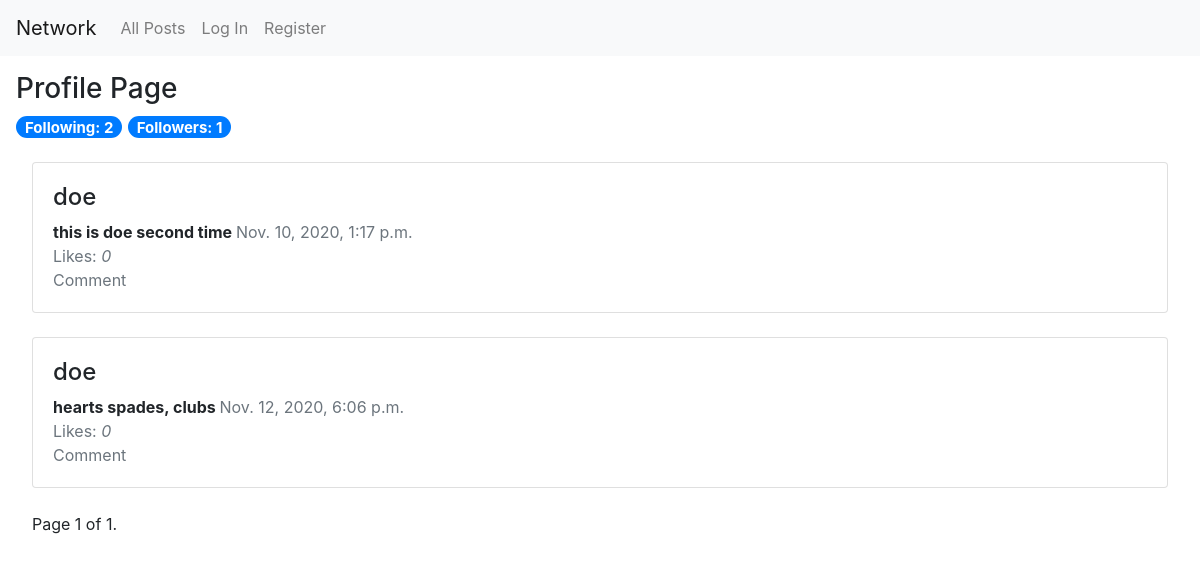
Page /profile/doe on the committed database.
### network/models.py (models this page shows)
class NewPost(models.Model):
    creator = models.CharField(max_length=64)
    text = models.TextField(verbose_name="Description")
    image = models.URLField(blank=True, verbose_name="Image URL", null=True)
    like = models.IntegerField()
    timeStamp = models.DateTimeField(auto_now_add=True,null=True)
    liked = models.ManyToManyField(User, blank=True, related_name="liked_user")
    objects = models.Manager()

### network/views.py (the view)
# urls.py: path("profile/<str:name>", views.profile, name="profile"),
def profile(request, name):
    try:
        profile = User.objects.get(username=name)
        message = []
        if request.user.username:
            try:
                flw = Follow.objects.filter(profile=profile, following=request.user)
                f = 'yes'
                if not flw:
                    f = ''
            except:
                f = ''
        else:
            f = ''
        try:
            posts = NewPost.objects.filter(creator=profile)
            flw = Follow.objects.filter(profile=profile)
            followers = len(flw)
            flw = Follow.objects.filter(following=profile)
            following = len(flw)
            paginator = Paginator(posts, 10)
            page_number = request.GET.get('page')
            page_obj = paginator.get_page(page_number)
        except:
            "not found"
        return render(request, "network/profile.html", {
            "posts" : posts,
            "name" : name,
            "follow" : f,
            "following" : following,
            "followers" : followers,
            "page_obj" : page_obj
        })
    except:
        message.append(f"{name}, not found!")
        return render(request, "network/profile.html", {
            "messages" : message,
            "name" : name
        })

### network/templates/network/profile.html (shortened to what this page needs)
{% extends "network/layout.html" %}
{% block body %}
    <h3>Profile Page</h3>
    <h5><span class="badge badge-pill badge-primary">Following:  {{following}}</span>
    <span class="badge badge-pill badge-primary">Followers:  {{followers}}</span></span></h4>
    {% if posts %}
    <div class="card-column" style="padding: 1em;">
        {% for post in page_obj %}
            <div class="card">
                <div class="card-body">
                <ul class="list-group list-group-horizontal" style="list-style-type: none;">
                    <li>
                        <a href="{% url 'profile' post.creator %}" style="color:inherit" id="creator-{{post.id}}"><h4>{{ post.creator }}</h4></a>
                        <strong id="post-{{post.id}}">{{ post.text }}</strong>
                        <a class="text-muted">{{ post.timeStamp }}<br>
                        {% if user.is_authenticated %}
                            {% if not request.user in post.liked.all %}
                                <button class="btn btn-outline-light" id="like-{{post.id}}">🤍</button>
                            {% else %}
                                <button class="btn btn-outline-light" id="like-{{post.id}}">❤</button>
                            {% endif %}
                        {% else %}
                            Likes:
                        {% endif %}
                        <i id="numLike-{{post.id}}">{{ post.like }}</i><br>
                        Comment</a>
                    </li>
                </ul>
                </div>
            </div>
            <br>
        {% endfor %}
        <div class="pagination">
            <span class="step-links">
                <span class="current">
                    Page {{ page_obj.number }} of {{ page_obj.paginator.num_pages }}.
                </span>
            </span>
        </div>
    </div>
    {% endif %}
{% endblock %}

### rows in the picture
NewPost: creator "doe", text "this is doe second time", timeStamp "Nov. 10, 2020, 1:17 p.m.", like "0"
NewPost: creator "doe", text "hearts spades, clubs", timeStamp "Nov. 12, 2020, 6:06 p.m.", like "0"

### other values in the picture
{{ following }} "2"
{{ followers }} "1"
{{ page_obj.number }} "1"
{{ page_obj.paginator.num_pages }} "1"
